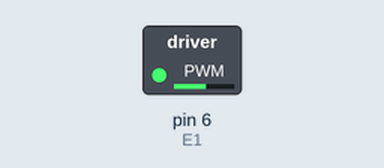
The sketch below on a simulated Arduino Uno, built with avr-gcc and run on an emulated ATmega328P. On the bench: switched loads named in the sketch (green lamp = pin HIGH).

Above: at 0.1 s.
Timing chart, 0 to 1.6 s (numbered marks = the images above):
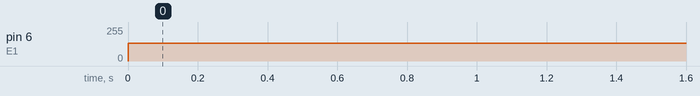

Measured:
- by itself, pin 6 (E1): 0/255 → 135/255 at 0.00 s

The sketch:

PMW_Motor.ino
```cpp
#define E1 6 // Enable Pin for motor 1

void setup() {

    pinMode(E1, OUTPUT);
}

void loop() {

 // M1A goes to the red Dot.
 // 127 is mid point, motor doesnt move in any direction.

    analogWrite(E1, 135);

}


//analogWrite(E1, 255); // Run in full speed
//
//    delay(5000); // 1 sec
//
//    //change speed
//
//    analogWrite(E1, 200); // Run in half speed
//
//    delay(5000); // 1 sec
//
//    //change speed
//
//    analogWrite(E1, 127); // off
//
//    delay(5000); // 1 sec
////
////    // change direction and speed
////
//    analogWrite(E1, 60); // Run in half speed
////
//    delay(5000); // 10 sec
//
//    // change direction and speed
//
//    analogWrite(E1, 0); // Run in full speed
////
//    delay(5000); // 10 sec
//
//    analogWrite(E1, 127); // off
//
//    delay(5000); // 10 sec
```
